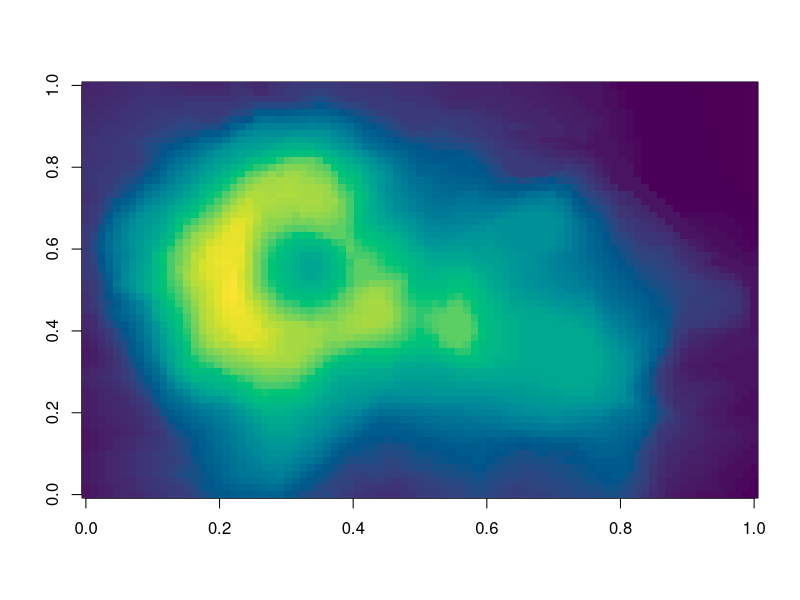
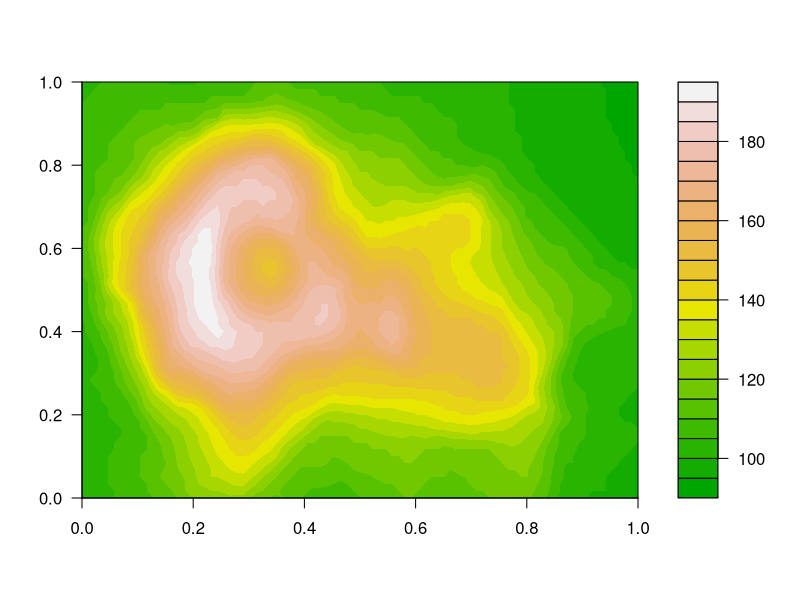
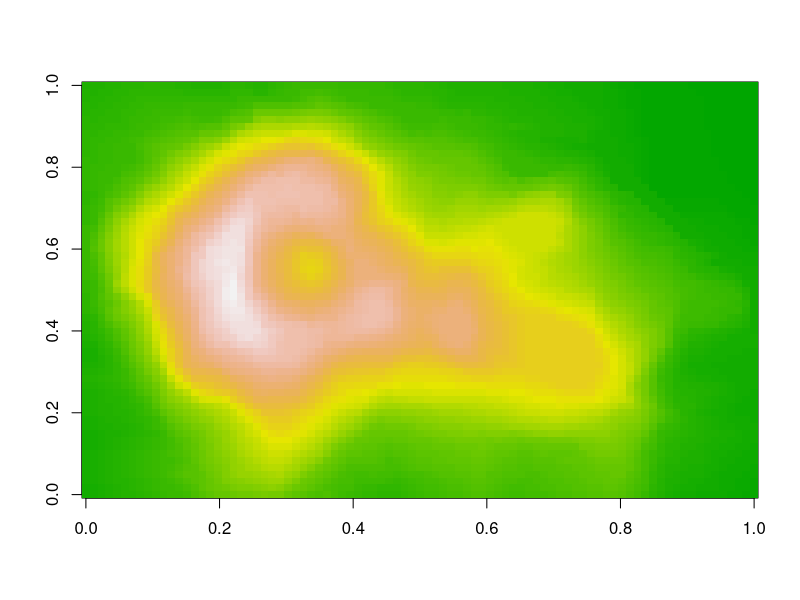
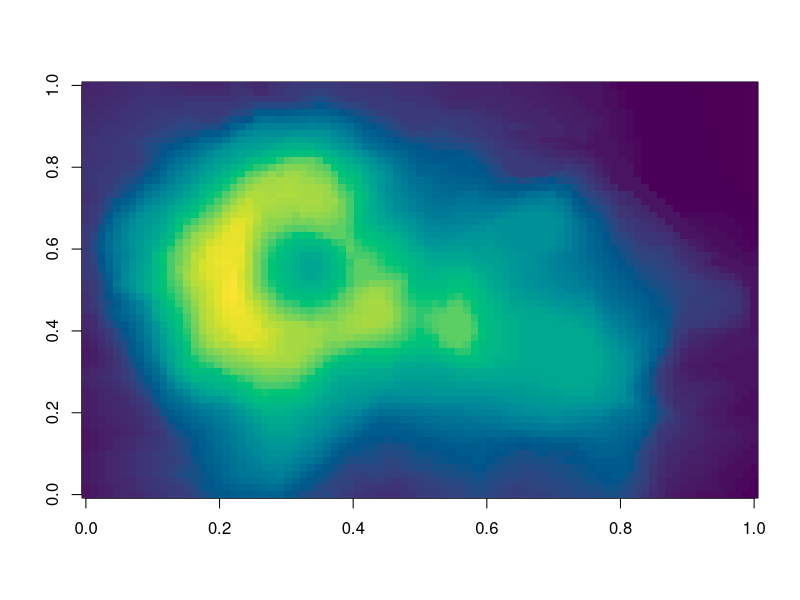
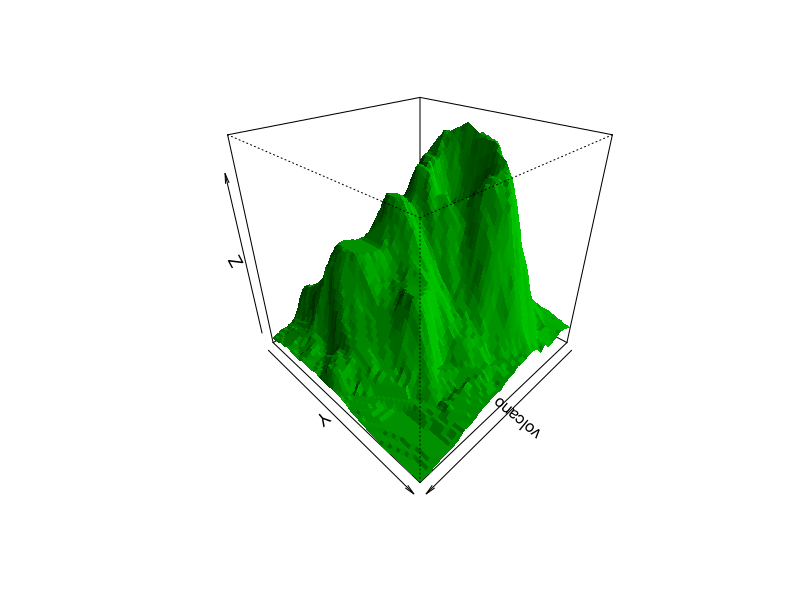
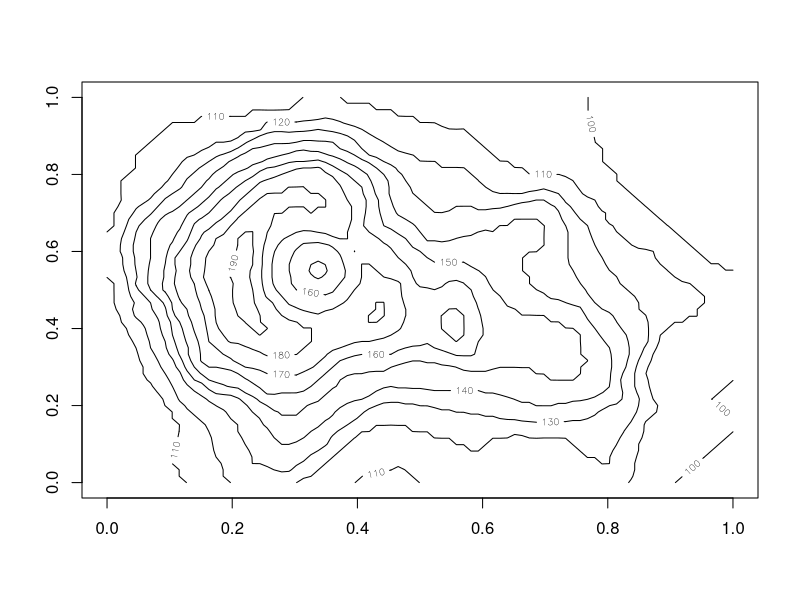
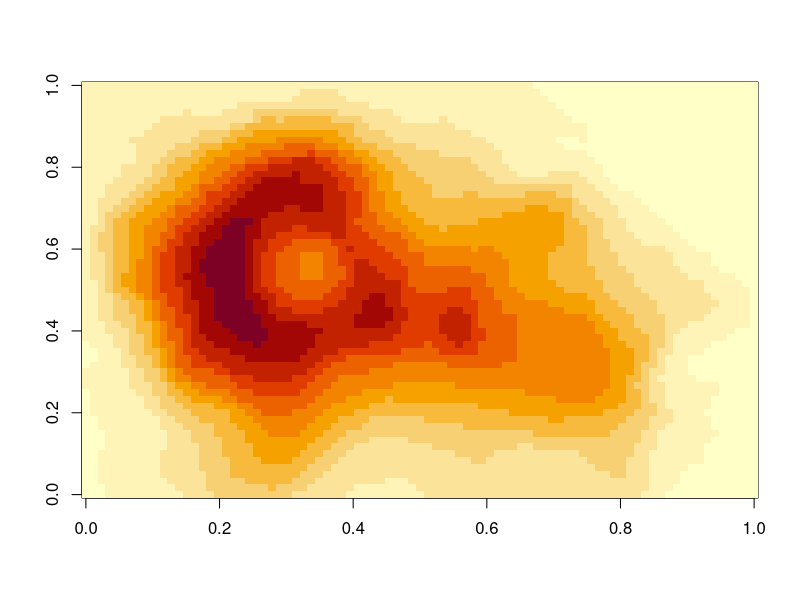
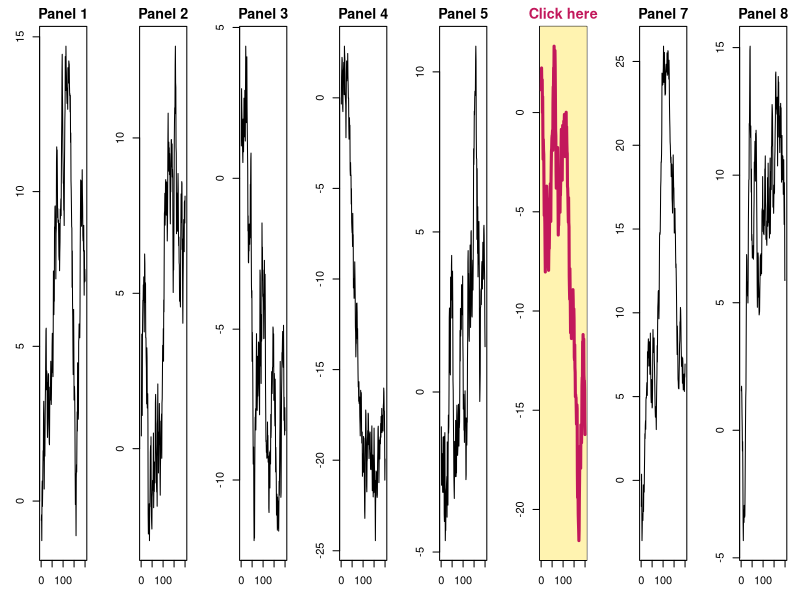

These charts were generated, in order, by the following R code:
## ---- chunk 1
#| panzoom: true
#| fig-width: 12
#| fig-height: 5
#| fig-alt: >-
#|   Heat map of the Maunga Whau volcano's heights, from dark blue low ground to
#|   a yellow peak

image(volcano, col = hcl.colors(100, "Viridis"))
## ---- chunk 2
#| panzoom:
#|   max-zoom: 10
#|   hint: false
#| label: fig-volcano
#| fig-alt: >-
#|   Filled contour map of Maunga Whau's heights in terrain colors, with a color
#|   key
#| fig-cap: >-
#|   Heights of Maunga Whau (Mount Eden) in Auckland as filled contours, from
#|   green on the low ground to white at the 195 m summit. The key gives heights
#|   in meters.

filled.contour(volcano, color.palette = terrain.colors)
## ---- chunk 3
#| include: false

png("images/volcano.png", width = 1600, height = 1100)
persp(volcano, theta = 135, phi = 30, col = "green3", shade = 0.5, border = NA)
invisible(dev.off())
## ---- chunk 4
#| echo: false
#| fig-width: 8
#| fig-height: 5.5
#| fig-alt: >-
#|   Heat map of Maunga Whau's heights in terrain colors, from green to white
#| fig-cap: >-
#|   Maunga Whau's heights as a heat map, from green (low) to white (high).

image(volcano, col = terrain.colors(100))
## ---- chunk 5
#| panzoom:
#|   group: volcano-views
#| layout-ncol: 2
#| fig-alt:
#|   - >-
#|     Heat map of Maunga Whau's heights in Viridis colors, from dark blue to
#|     yellow
#|   - "Perspective plot of Maunga Whau's heights, shaded green"
#| fig-cap:
#|   - >-
#|     Maunga Whau (Mount Eden) in Auckland, as heights on a 10 m by 10 m grid,
#|     from 94 m (dark blue) to 195 m (yellow). The crater is the darker hollow
#|     inside the yellow rim.
#|   - >-
#|     Maunga Whau (Mount Eden) in Auckland, as a shaded surface of its heights
#|     on a 10 m by 10 m grid, viewed from above at an angle. The crater rim and
#|     the slope down to the surrounding ground read as relief.

image(volcano, col = hcl.colors(100, "Viridis"))
persp(volcano, theta = 135, phi = 30, col = "green3", shade = 0.5, border = NA)
## ---- chunk 6
#| panzoom: true
#| label: fig-volcano-sub
#| layout-ncol: 2
#| fig-alt:
#|   - "Contour lines of Maunga Whau's heights"
#|   - "Heat map of Maunga Whau's heights, in yellow, orange, and red"
#| fig-cap: "Maunga Whau's heights, drawn two ways."
#| fig-subcap:
#|   - "Contour lines every 10 m."
#|   - "A heat map, from pale yellow (low) to dark red (high)."

contour(volcano)
image(volcano)
## ---- chunk 7
#| panzoom:
#|   fit: height
#| fig-width: 16
#| fig-height: 2
#| fig-alt: >-
#|   Eight line plots of random walks side by side; the sixth, titled Click
#|   here, is highlighted in yellow and pink
#| fig-cap: >-
#|   Eight simulated random walks of 200 steps each, with the sixth highlighted.

set.seed(1)
par(mfrow = c(1, 8), mar = c(3, 3, 2, 1), cex.main = 1.3)
for (i in 1:8) {
  y <- cumsum(rnorm(200))
  if (i == 6) {
    plot(y, type = "n", main = "Click here", col.main = "#c2185b")
    usr <- par("usr")
    rect(usr[1], usr[3], usr[2], usr[4], col = "#fff3b0", border = NA)
    lines(y, col = "#c2185b", lwd = 3)
  } else {
    plot(y, type = "l", main = paste("Panel", i))
  }
}
## ---- chunk 8
#| panzoom:
#|   description: >-
#|     $\varphi(x) = \frac{1}{\sqrt{2\pi}} e^{-x^2/2}$. The shaded area is
#|     $P(|X| < 1) \approx 0.683$.
#| fig-alt: >-
#|   The bell curve of the standard normal density, with the area between -1 and
#|   1 shaded grey
#| fig-cap: "The standard normal density, $\\varphi(x)$."

x <- seq(-4, 4, length.out = 400)
plot(x, dnorm(x), type = "l", lwd = 2, xlab = "x", ylab = "density")
inner <- abs(x) < 1
polygon(
  c(-1, x[inner], 1),
  c(0, dnorm(x[inner]), 0),
  col = "grey85",
  border = NA
)
lines(x, dnorm(x), lwd = 2)
## ---- chunk 9
#| fig-alt: "Contour lines of Maunga Whau's heights"

contour(volcano)
